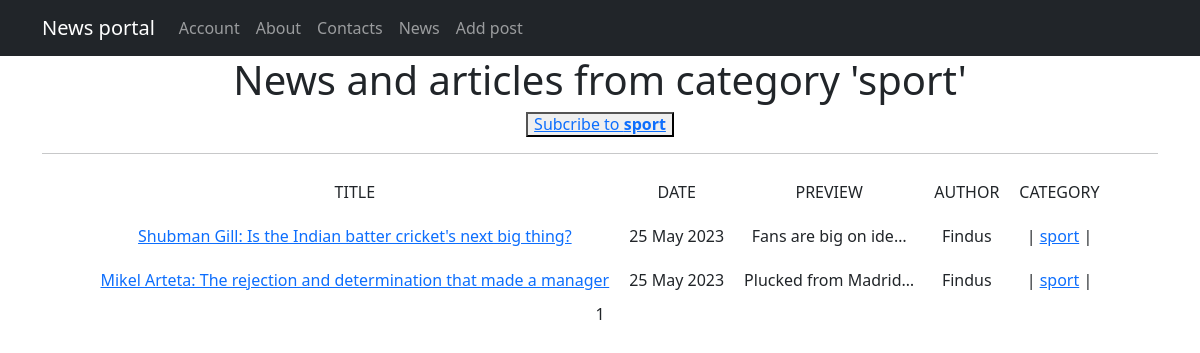
The app's page /news/categories/5, older data.
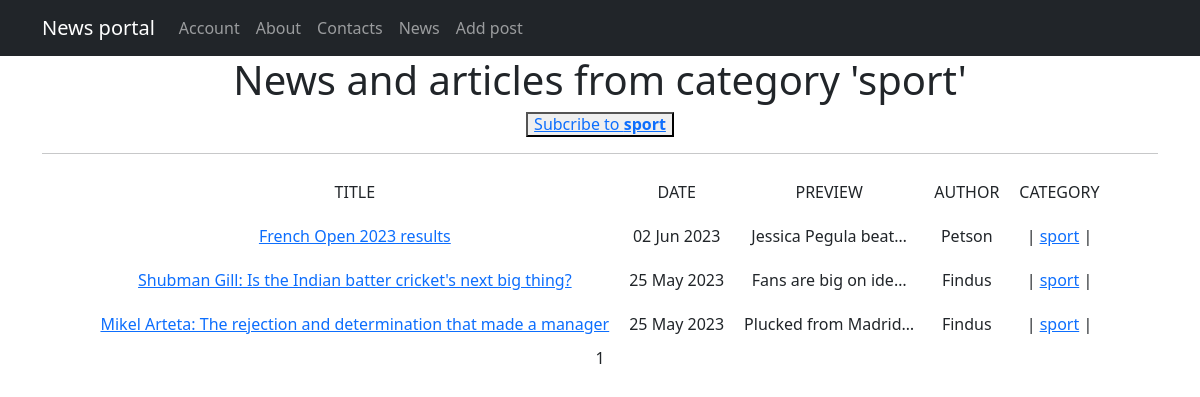
The same page, newer data.
### news/models.py (models this page shows, shortened)
class Post(models.Model):  # класс постов
    news = 'NE'
    article = 'AR'
    TYPE_CHOICE = [
        (news, 'news'),
        (article, 'article'),
    ]
    type_post = models.CharField(max_length=2, choices=TYPE_CHOICE, default=news)  # тип поста
    time_add = models.DateTimeField(auto_now_add=True)  # дата и время создания
    title = models.CharField(max_length=255)  # заголовок
    text = models.TextField(max_length=10000)  # текст поста
    rating_post = models.IntegerField(default=0)  # рейтинг поста
    author = models.ForeignKey(Author, on_delete=models.CASCADE)  # связь один ко многим с автором
    categories = models.ManyToManyField(Category, through='PostCategory')  # связь многие ко многим с категориями

class Author(models.Model):  # класс авторов постов
    rating_author = models.IntegerField(default=0)  # рейтинг автора
    user_link = models.OneToOneField(User, on_delete=models.CASCADE)
    def __str__(self):
        return f'{self.user_link.username}'

class Category(models.Model):  # класс категорий (тем) постов
    name = models.CharField(max_length=255, unique=True)  # название категории
    subscribers = models.ManyToManyField(User, through='CategoryUser') # связь многие ко многим с пользователями
    def __str__(self):
        return f'{self.name}'

### news/views.py (the view)
# urls.py: path('categories/<int:pk>', CategoryPostList.as_view(), name='category_post_list'),
class CategoryPostList(ListView):
    model = Post # выводим посты
    ordering = '-time_add'  # сортировка по дате создания
    template_name = 'category_posts.html' # шаблон для вывода
    context_object_name = 'category_posts' # имя списка, по которому будет обращение из html-шаблона
    paginate_by = 10  # количество постов на странице
    def get_queryset(self):
        self.category = get_object_or_404(Category, id=self.kwargs['pk'])
        queryset = Post.objects.filter(categories=self.category).order_by('-time_add')  # фильтрация постов по категории
        return queryset
    def get_context_data(self, **kwargs):
        context = super().get_context_data(**kwargs)
        context['is_not_subscriber'] = self.request.user not in self.category.subscribers.all()
        context['category'] = self.category
        return context

### news/templatetags/custom_filters.py (called while the page is built)
@register.filter()
def censor(text):
    if not isinstance(text, str):
        raise ValueError("This is not a string!")
    censored_text = text  # исходный текст
    text_list = text.split()  # получаем список слов исходного текста
    for i in text_list:
        if i.lower() in BLACK_LIST:  # если слово входит в черный список
            censored_text = censored_text.replace(i, i[0]+'*'*(len(i)-1))  # первую букву оставляем, остальные заменяем
    return censored_text

### templates/category_posts.html (shortened to what this page needs)
{% extends 'flatpages/default.html' %}
{% load custom_filters %}
{% load custom_tags %}
{% block content %}
    <h1>News and articles from category '{{ category }}'</h1>
        {% if is_not_subscriber %}
            <h6><button><a href="{% url 'subscribe' category.id %}">Subcribe to <b>{{ category }}</b></a></button><br></h6>
        {% endif %}
    <hr>
    {% if category_posts %}
        <table cellpadding="10" align="center">
            <tr>
                <td>TITLE</td>
                <td>DATE</td>
                <td>PREVIEW</td>
                <td>AUTHOR</td>
                <td>CATEGORY</td>
            </tr>
            {% for post in category_posts %}
            <tr>
                <td><a href="{% url 'post_detail' post.id %}">{{ post.title|censor }}</a></td>
                <td>{{ post.time_add|date:'d M Y' }}</td>
                <td>{{ post.text|censor|truncatechars:20 }}</td>
                <td>{{ post.author }}</td>
                <td>
                    {% for category in post.categories.all %}
                    | <a href="{% url 'category_post_list' category.id %}">{{ category }}</a> |
                    {% endfor %}
                </td>
            </tr>
            {% endfor %}
        </table>
    {% else %}
        <h2>There are no posts!</h2>
    {% endif %}
    {{ page_obj.number }}
{% endblock content %}

Row changes from the older to the newer data that the page shows:
added Post: title|censor "French Open 2023 results", time_add "02 Jun 2023", text|censor "Jessica Pegula beat…", author "Petson", Category (name "sport")
